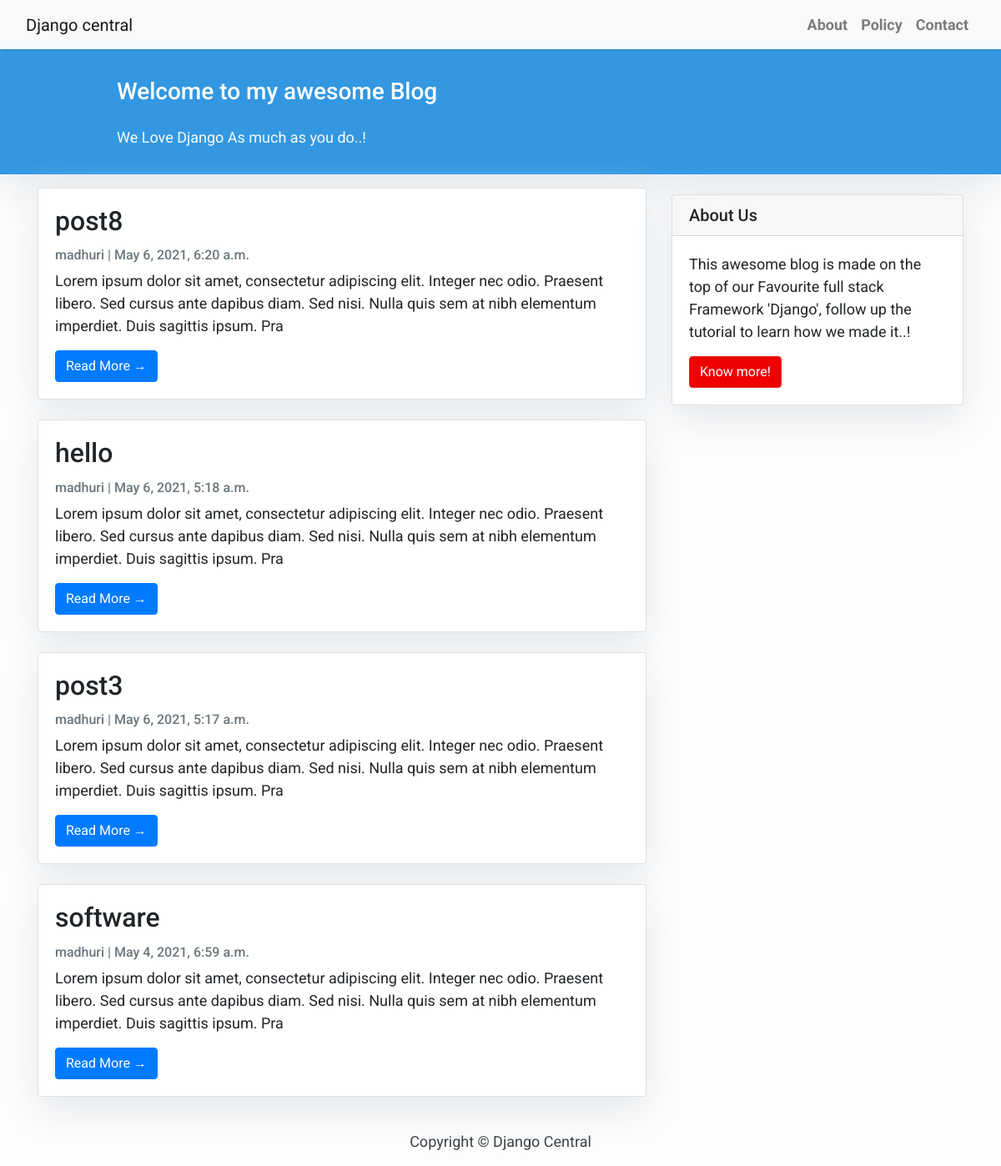
The page / on the database its author committed.
### blog/models.py (models this page shows, shortened)
class Post(models.Model):
    title = models.CharField(max_length=200, unique=True)
    slug = models.SlugField(max_length=200, unique=True)
    author = models.ForeignKey(User, on_delete= models.CASCADE,related_name='blog_posts')
    updated_on = models.DateTimeField(auto_now= True)
    content = models.TextField()
    created_on = models.DateTimeField(auto_now_add=True)
    status = models.IntegerField(choices=STATUS, default=0)
    class Meta:
        ordering = ['-created_on']

### blog/views.py (the view)
# urls.py: path('', views.PostList.as_view(), name='home'),
class PostList(generic.ListView):
    queryset = Post.objects.filter(status=1).order_by('-created_on')
    template_name = 'index.html'

### templates/index.html (shortened to what this page needs)
{% extends "base.html" %}
{% block content %}
<header class="masthead">
    <div class="container">
        <div class="row">
            <div class=" col-md-8 col-md-10 mx-auto">
                <div class="site-heading">
                    <h3 class=" site-heading my-4 mt-3 text-white"> Welcome to my awesome Blog </h3>
                    <p class="text-light">We Love Django As much as you do..! &nbsp
                    </p>
                </div>
            </div>
        </div>
    </div>
</header>
<div class="container">
    <div class="row">
        <div class="col-md-8 mt-3 left">
            {% for post in post_list %}
            <div class="card mb-4">
                <div class="card-body">
                    <h2 class="card-title">{{ post.title }}</h2>
                    <p class="card-text text-muted h6">{{ post.author }} | {{ post.created_on}} </p>
                    <p class="card-text">{{post.content|slice:":200" }}</p>
                    <a href="{% url 'post_detail' post.slug  %}" class="btn btn-primary">Read More &rarr;</a>
                </div>
            </div>
            {% endfor %}
        </div>
        {% block sidebar %} {% include 'sidebar.html' %} {% endblock sidebar %}
    </div>
</div>
{%endblock%}

### templates/base.html (shortened to what this page needs)
<!DOCTYPE html>
<html>
    <head>
        <link rel="stylesheet" href="https://maxcdn.bootstrapcdn.com/bootstrap/4.0.0/css/bootstrap.min.css"
 />
    </head>
    <body>
        <nav class="navbar navbar-expand-lg navbar-light bg-light shadow" id="mainNav">
            <div class="container-fluid">
                <a class="navbar-brand" href="{% url 'home' %}">Django central</a>
                <div class="collapse navbar-collapse" id="navbarResponsive">
                    <ul class="navbar-nav ml-auto">
                        <li class="nav-item text-black">
                            <a class="nav-link text-black font-weight-bold" href="#">About</a>
                        </li>
                        <li class="nav-item text-black">
                            <a class="nav-link text-black font-weight-bold" href="#">Policy</a>
                        </li>
                        <li class="nav-item text-black">
                            <a class="nav-link text-black font-weight-bold" href="#">Contact</a>
                        </li>
                    </ul>
                </div>
            </div>
        </nav>
        {% block content %}{% endblock content %}
        <footer class="py-3 bg-grey">
            <p class="m-0 text-dark text-center ">Copyright &copy; Django Central</p>
        </footer>
    </body>
</html>

### templates/sidebar.html (shortened to what this page needs)
{% block sidebar %}
<div class="col-md-4 float-right ">
<div class="card my-4">
        <h5 class="card-header">About Us</h5>
    <div class="card-body">
        <p class="card-text"> This awesome blog is made on the top of our Favourite full stack Framework 'Django', follow up the tutorial to learn how we made it..!</p>
        <a href="https://djangocentral.com/building-a-blog-application-with-django"
           class="btn btn-danger">Know more!</a>
    </div>
</div>
</div>
{% endblock sidebar %}

### templates/base.html (style rules this page uses)
body { font-family: "Roboto", sans-serif; font-size: 17px; background-color: #fdfdfd; }
.shadow { box-shadow: 0 4px 2px -2px rgba(0, 0, 0, 0.1); }
.btn-danger { color: #fff; background-color: #f00000; border-color: #dc281e; }
.masthead { background: #3398E1; height: auto; padding-bottom: 15px; box-shadow: 0 16px 48px #E3E7EB; padding-top: 10px; }

### templates/index.html (style rules this page uses)
body { font-family: "Roboto", sans-serif; font-size: 18px; background-color: #fdfdfd; }
.card { box-shadow: 0 16px 48px #E3E7EB; }

### templates/sidebar.html (style rules this page uses)
.card { box-shadow: 0 16px 48px #E3E7EB; }

### rows shown on the page
Post: title "post8", author "madhuri", created_on "May 6, 2021, 6:20 a.m.", content "Lorem ipsum dolor sit amet, consectetur adipiscing elit. Integer nec odio. Praesent libero. Sed cursus ante dapibus diam. Sed nisi. Nulla quis sem at nibh elementum imperdiet. Duis sagittis ipsum. Pra"
Post: title "hello", author "madhuri", created_on "May 6, 2021, 5:18 a.m.", content "Lorem ipsum dolor sit amet, consectetur adipiscing elit. Integer nec odio. Praesent libero. Sed cursus ante dapibus diam. Sed nisi. Nulla quis sem at nibh elementum imperdiet. Duis sagittis ipsum. Pra"
Post: title "post3", author "madhuri", created_on "May 6, 2021, 5:17 a.m.", content "Lorem ipsum dolor sit amet, consectetur adipiscing elit. Integer nec odio. Praesent libero. Sed cursus ante dapibus diam. Sed nisi. Nulla quis sem at nibh elementum imperdiet. Duis sagittis ipsum. Pra"
Post: title "software", author "madhuri", created_on "May 4, 2021, 6:59 a.m.", content "Lorem ipsum dolor sit amet, consectetur adipiscing elit. Integer nec odio. Praesent libero. Sed cursus ante dapibus diam. Sed nisi. Nulla quis sem at nibh elementum imperdiet. Duis sagittis ipsum. Pra"
